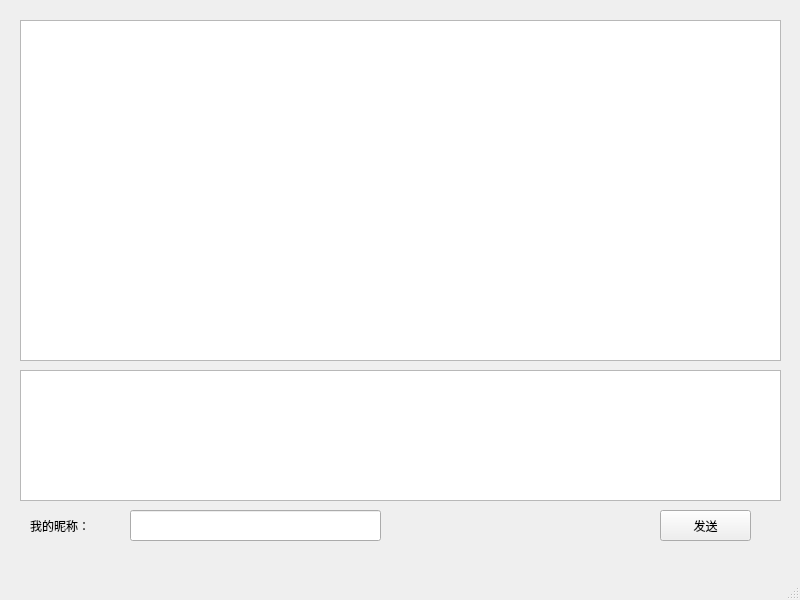
<?xml version="1.0" encoding="UTF-8"?>
<ui version="4.0">
 <class>QChat</class>
 <widget class="QMainWindow" name="QChat">
  <property name="geometry">
   <rect>
    <x>0</x>
    <y>0</y>
    <width>800</width>
    <height>600</height>
   </rect>
  </property>
  <property name="windowTitle">
   <string>QChat</string>
  </property>
  <widget class="QWidget" name="centralwidget">
   <widget class="QTextBrowser" name="MsgShow">
    <property name="geometry">
     <rect>
      <x>20</x>
      <y>20</y>
      <width>761</width>
      <height>341</height>
     </rect>
    </property>
    <property name="styleSheet">
     <string notr="true">font: 15pt &quot;Ubuntu&quot;;</string>
    </property>
   </widget>
   <widget class="QTextEdit" name="MsgSend">
    <property name="geometry">
     <rect>
      <x>20</x>
      <y>370</y>
      <width>761</width>
      <height>131</height>
     </rect>
    </property>
    <property name="styleSheet">
     <string notr="true">font: 15pt &quot;Ubuntu&quot;;</string>
    </property>
   </widget>
   <widget class="QPushButton" name="pushButton">
    <property name="geometry">
     <rect>
      <x>660</x>
      <y>510</y>
      <width>91</width>
      <height>31</height>
     </rect>
    </property>
    <property name="text">
     <string>发送</string>
    </property>
   </widget>
   <widget class="QLabel" name="label">
    <property name="geometry">
     <rect>
      <x>30</x>
      <y>510</y>
      <width>101</width>
      <height>31</height>
     </rect>
    </property>
    <property name="styleSheet">
     <string notr="true">font: 15pt &quot;Ubuntu&quot;;</string>
    </property>
    <property name="text">
     <string>我的昵称：</string>
    </property>
   </widget>
   <widget class="QLineEdit" name="UsrName">
    <property name="geometry">
     <rect>
      <x>130</x>
      <y>510</y>
      <width>251</width>
      <height>31</height>
     </rect>
    </property>
    <property name="styleSheet">
     <string notr="true">font: 15pt &quot;Ubuntu&quot;;</string>
    </property>
   </widget>
  </widget>
  <widget class="QMenuBar" name="menubar">
   <property name="geometry">
    <rect>
     <x>0</x>
     <y>0</y>
     <width>800</width>
     <height>28</height>
    </rect>
   </property>
  </widget>
  <widget class="QStatusBar" name="statusbar"/>
 </widget>
 <resources/>
 <connections/>
</ui>
